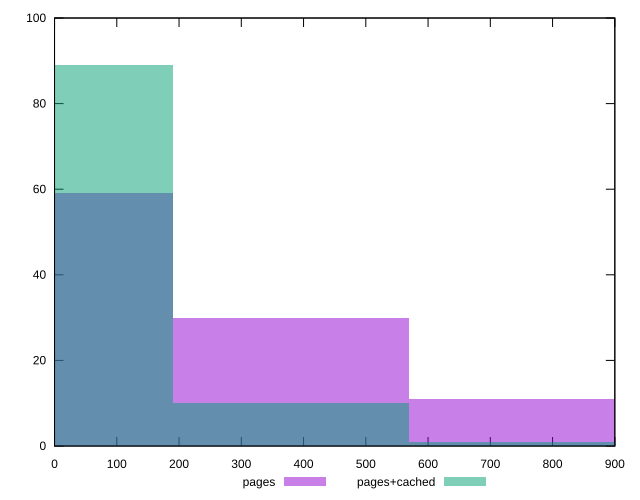

Write the gnuplot code that produced this figure.
reset

$pages <<EOF
0 59
379.1239747330673 30
758.2479494661346 11
EOF

$pagesCached <<EOF
0 89
758.2479494661346 1
379.1239747330673 10
EOF

set key outside below
set boxwidth 379.1239747330673
set xrange [0:900]
set yrange [0:100]
set trange [0:100]
set style fill transparent solid 0.5 noborder
set terminal svg size 640, 500 enhanced background rgb 'white'
set output "report_00015_2021-02-09T16-11-33.973Z/unused-css-rules/comparison/histogram/0_vs_1.svg"

plot $pages title "pages" with boxes, \
     $pagesCached title "pages+cached" with boxes

reset
